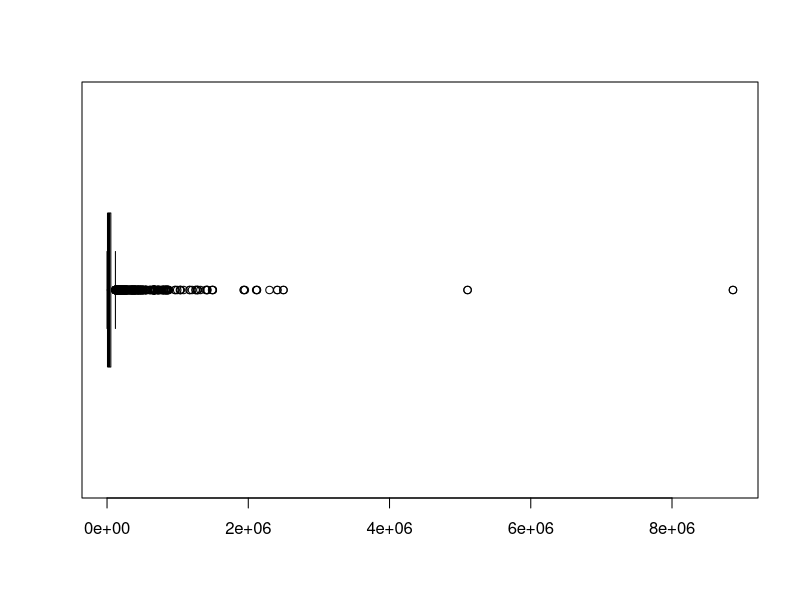
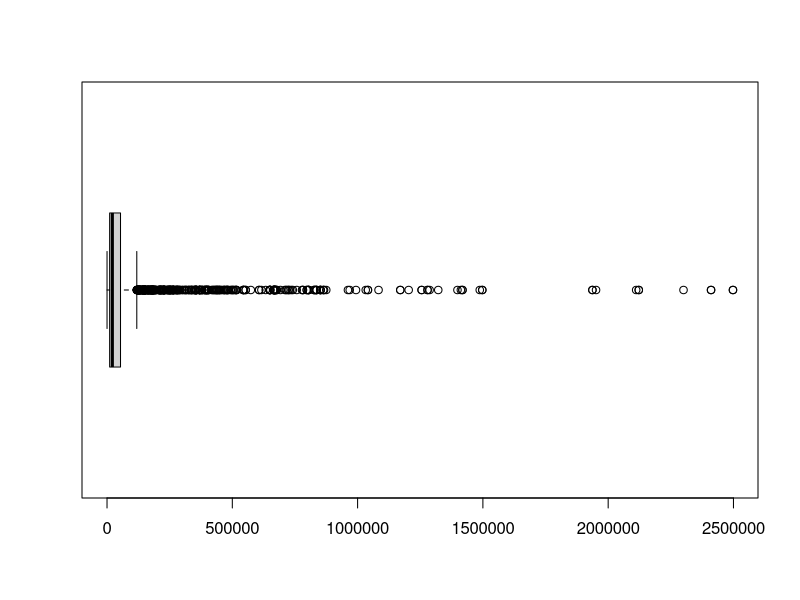
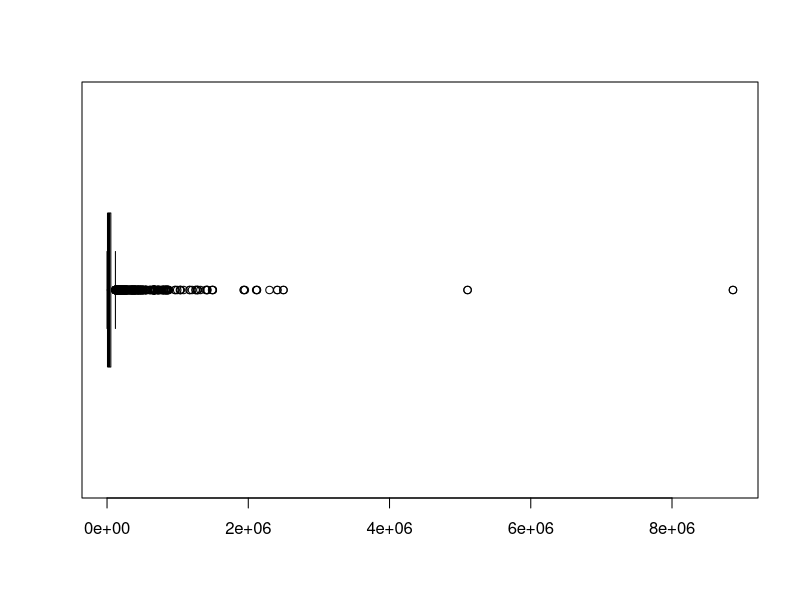
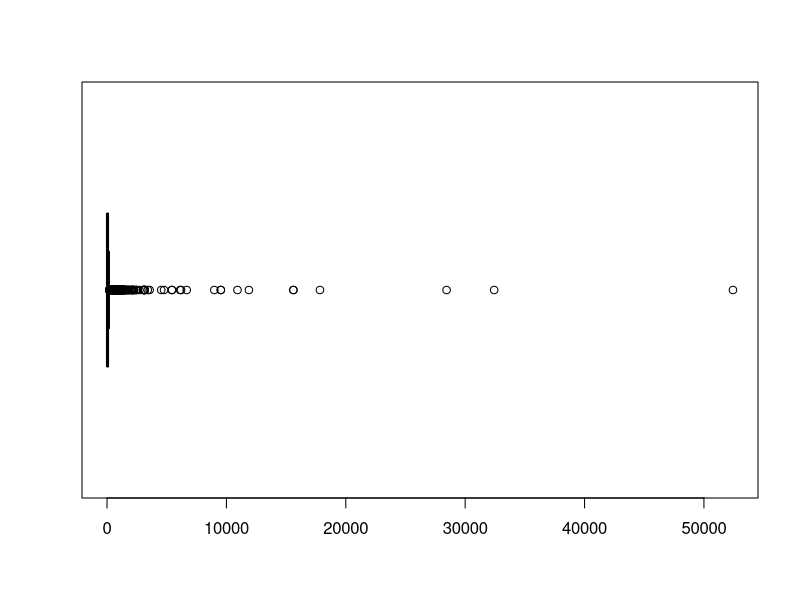
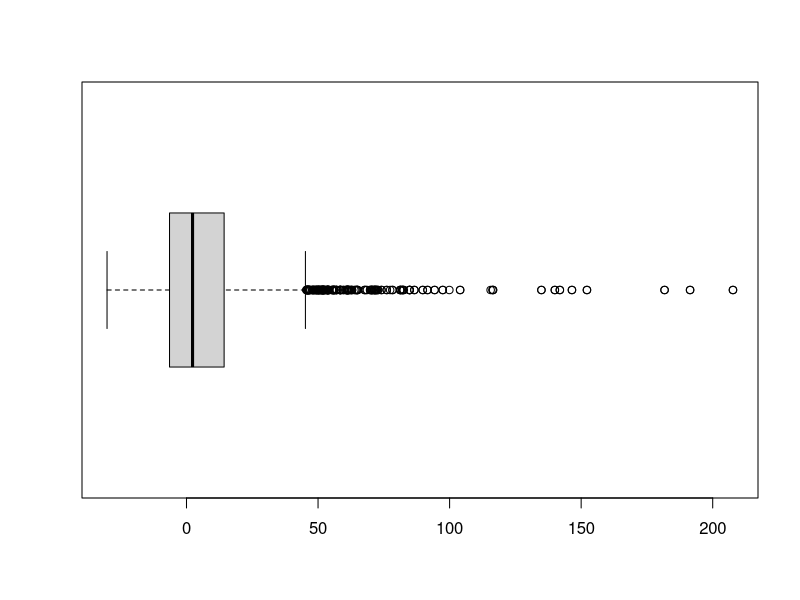
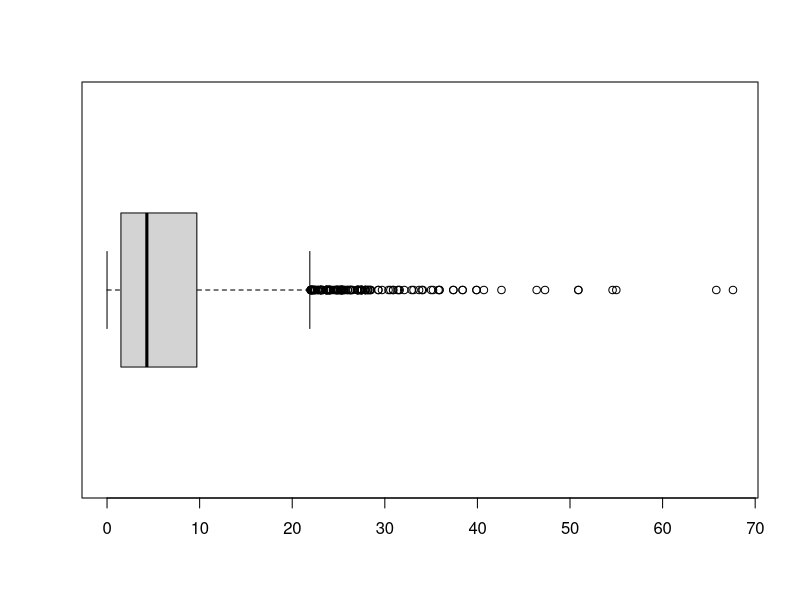
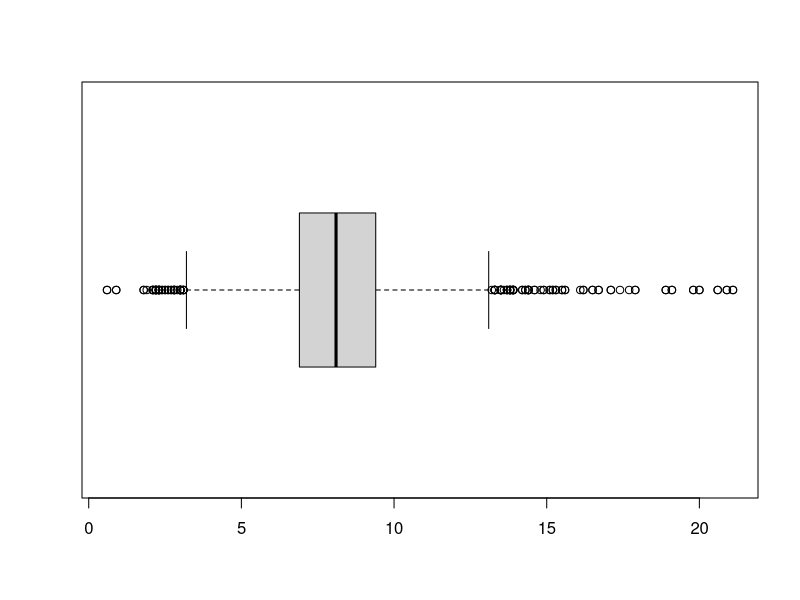
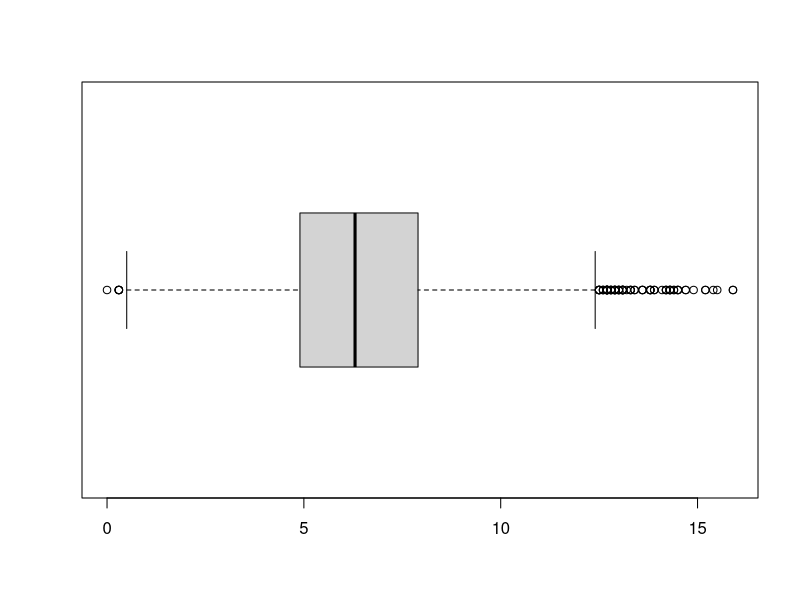

Reproduce these figures in R, in order.
## ---- chunk 1
library(readxl)

# Reading and saving the data 
Counties_Data_Set_1<-read_excel("Counties Data Set 1.xlsx")
Counties_Data_Set_2<-read_excel("Counties Data Set 2.xlsx")
Counties_Data_Set_3<-read_excel("Counties Data Set 1.xlsx")

# Binding all the data into one variable 
mydata<-rbind(Counties_Data_Set_1,Counties_Data_Set_2,Counties_Data_Set_3)
attach(mydata)
library(data.table)
## ---- chunk 2
# library(readxl) - Calling the package 

# Reading and saving the data 
# Counties_Data_Set_1<-read_excel("Counties Data Set 1.xlsx") - Reads from File 1
# Counties_Data_Set_2<-read_excel("Counties Data Set 2.xlsx") - Reads from File 2
# Counties_Data_Set_3<-read_excel("Counties Data Set 1.xlsx") - Reads from File 3

# Binding all the data into one variable 
# mydata<-rbind(Counties_Data_Set_1,Counties_Data_Set_2,Counties_Data_Set_3) - combines the data
## ---- chunk 3
attach(mydata)
(colMeans(is.na(mydata)))*100 #Prints out the percentage of NAs in each column
## ---- chunk 4
boxplot(mydata$Pop,horizontal=TRUE) # Original Boxplot
#Outliers exist above 3x10^6
mean1<-mean(Pop)
mydata$Pop[mydata$Pop>3000000]<-mean1 #Replaces outliers with mean
boxplot(mydata$Pop,horizontal=TRUE) # New Boxplot

## ---- chunk 5
#Pop.Density
#Outlier values seem to exist above 15000.
mean2<-mean(Pop.Density)
mydata$Pop.Density[mydata$Pop.Density>15000]<-mean2

#Pop.Change
#Outliers exist above 150
mean3<-mean(mydata$Pop.Change)
mydata$Pop.Change[mydata$Pop.Change>150]<-mean3


#Farm
#Outlier values exist above 60.
mean4<-mean(mydata$Farm)
mydata$Farm[mydata$Farm>60]<-mean4

#Age65-74
#No Apparent outliers.

#Age75
#Outliers exist below 1.
mean5<-mean(mydata$Age75)
mydata$Age75[mydata$Age75<1]<-mean5

#Crime
#Outliers exist above 15000.
mean6<-mean(mydata$Crime)
mydata$Crime[mydata$Crime>15000]<-mean6

#College
#Outliers not apparent.

#Income
#Outliers exist below 15000
mean7<-mean(mydata$Income)
mydata$Income[mydata$Income<15000]<-mean7


#Democrat
#Outliers are below 20 and above 80
mean8<-mean(mydata$Democrat)
mydata$Democrat[mydata$Democrat<20]<-mean8
mydata$Democrat[mydata$Democrat>80]<-mean8

#Republican
#No Apparent Outliers

#White
#No Apparent Outliers

#Black
#No apparent outliers

#Turnout
#Outliers are below 20 and above 80.
mean9<-mean(mydata$Turnout)
mydata$Turnout[mydata$Turnout<20]<-mean9
mydata$Turnout[mydata$Turnout>80]<-mean9

## ---- chunk 6
#Minimum
my_min<-function(x){
  a<-x[1]
  for (i in x){
  if (i<a){a<-i}}
return(a)
}

#Maximum
my_max<-function(x){
  a<-x[1]
  for (i in x){
    if (i>a){a<-i}}
  return(a)
}

#Mean
my_mean<-function(x){
  total<-0
  for (i in x){total<-total+i}
  l<-length(x)
  meen<-total/l
  return(meen)}

#Median
my_median<-function(x){
  sorted<-sort(x)
  l<-length(x)
  med_l<-l/2
  if (med_l%%1!=0){
    a<-sorted[ceiling(med_l)]
    return(a)
  }else{
    a<-sorted[med_l]
    b<-sorted[med_l+1]
    c<-(a+b)/2
    return(c)
  }
} 

#Standard Deviation
my_sd<-function(x){
  a<-sqrt(sum((x-mean(x))^2/(length(x)-1)))
  return(a)
}


my_summary<-function(x){
  min<-my_min(x)
  max<-my_max(x)
  mean<-my_mean(x)
  median<-my_median(x)
  sd<-my_sd(x)
  result<-list(min,max,mean,median,sd)
  return(result)
}

## ---- chunk 7
`Population Density`<-as.numeric(my_summary(mydata$Pop.Density))
`Population Density`
## ---- chunk 8
#STAT 206 Final Project
#Name: Ammar Khalid
#Roll No.: 241547086


### Creating the complete Dataset ### 
#1. Installed readxl and Rcpp to view xlsx files
#2. Opening the xlsx files
#Had to rename the column names as some had different capitalizations and rbind did not accept that.
library(readxl)
Counties_Data_Set_1<-read_excel("Counties Data Set 1.xlsx")
Counties_Data_Set_2<-read_excel("Counties Data Set 2.xlsx")
Counties_Data_Set_3<-read_excel("Counties Data Set 1.xlsx")
#3. Binding all the data into one variable
original_data<-rbind(Counties_Data_Set_1,Counties_Data_Set_2,Counties_Data_Set_3)
mydata<-rbind(Counties_Data_Set_1,Counties_Data_Set_2,Counties_Data_Set_3)
attach(mydata)
### Calculating percentage of missing data for each column and replacing the NAs ###
(colMeans(is.na(mydata)))*100 #Prints out the percentage of NAs in each column

#The percentage missing data is relatively low, just under 2%.
#The Best way to deal with this missing Data would be to replace its NAs with average.
mydata$Age75[is.na(Age75)]=mean(Age75,na.rm=TRUE)
mydata$Crime[is.na(Crime)]=mean(Crime,na.rm=TRUE)
mydata$Income[is.na(Income)]=mean(Income,na.rm=TRUE)
mydata$Democrat[is.na(Democrat)]=mean(Democrat,na.rm=TRUE)
mydata$Republican[is.na(Republican)]=mean(Republican,na.rm=TRUE)
mydata$Turnout[is.na(Turnout)]=mean(Turnout,na.rm=TRUE)

(colMeans(is.na(mydata)))*100 #Prints out the percentage of NAs in each column

### Checking and Removing the Outliers in the data ###

#I will be using a boxplot to check for outliers and any clear outliers will be replaced with the average of the column to avoid other data from being skued. 
#Non-Apparent outliers will be kept in.

#Pop
boxplot(mydata$Pop,horizontal=TRUE)
#Outliers exist above 3x10^6.
mean1<-mean(Pop)
mydata$Pop[mydata$Pop>3000000]<-mean1


#Pop.Density
boxplot(mydata$Pop.Density,horizontal=TRUE)
#Outlier values seem to exist above 15000.
mean2<-mean(Pop.Density)
mydata$Pop.Density[mydata$Pop.Density>15000]<-mean2

#Pop.Change
boxplot(mydata$Pop.Change,horizontal=TRUE)
#Outliers exist above 150
mean3<-mean(mydata$Pop.Change)
mydata$Pop.Change[mydata$Pop.Change>150]<-mean3


#Farm
boxplot(mydata$Farm,horizontal=TRUE)
#Outlier values exist above 60.
mean4<-mean(mydata$Farm)
mydata$Farm[mydata$Farm>60]<-mean4

#Age65-74
boxplot(mydata$`Age65-74`,horizontal=TRUE)
#No Apparent outliers.

#Age75
boxplot(mydata$Age75,horizontal=TRUE)
#Outliers exist below 1.
mean5<-mean(mydata$Age75)
mydata$Age75[mydata$Age75<1]<-mean5

#Crime
boxplot(mydata$Crime,horizontal=TRUE)
#Outliers exist above 15000.
mean6<-mean(mydata$Crime)
mydata$Crime[mydata$Crime>15000]<-mean6

#College
boxplot(College,horizontal=TRUE)
#Outliers not apparent.

#Income
boxplot(mydata$Income,horizontal=TRUE)
#Outliers exist below 15000
mean7<-mean(mydata$Income)
mydata$Income[mydata$Income<15000]<-mean7


#Democrat
boxplot(mydata$Democrat,horizontal=TRUE)
#Outliers are below 20 and above 80
mean8<-mean(mydata$Democrat)
mydata$Democrat[mydata$Democrat<20]<-mean8
mydata$Democrat[mydata$Democrat>80]<-mean8

#Republican
boxplot(Republican,horizontal=TRUE)
#No Apparent Outliers

#White
boxplot(White,horizontal=TRUE)
#No Apparent Outliers

#Black
boxplot(Black,horizontal=TRUE)
#No apparent outliers

#Turnout
boxplot(mydata$Turnout,horizontal=TRUE)
#Outliers are below 20 and above 80.
mean9<-mean(mydata$Turnout)
mydata$Turnout[mydata$Turnout<20]<-mean9
mydata$Turnout[mydata$Turnout>80]<-mean9


### Calculating the Summary ###
#Minimum
my_min<-function(x){
  a<-x[1]
  for (i in x){
  if (i<a){a<-i}}
return(a)
}

#Maximum
my_max<-function(x){
  a<-x[1]
  for (i in x){
    if (i>a){a<-i}}
  return(a)
}

#Mean
my_mean<-function(x){
  total<-0
  for (i in x){total<-total+i}
  l<-length(x)
  meen<-total/l
  return(meen)}

#Median
my_median<-function(x){
  sorted<-sort(x)
  l<-length(x)
  med_l<-l/2
  if (med_l%%1!=0){
    a<-sorted[ceiling(med_l)]
    return(a)
  }else{
    a<-sorted[med_l]
    b<-sorted[med_l+1]
    c<-(a+b)/2
    return(c)
  }
} 

#Standard Deviation
my_sd<-function(x){
  a<-sqrt(sum((x-mean(x))^2/(length(x)-1)))
  return(a)
}


my_summary<-function(x){
  min<-my_min(x)
  max<-my_max(x)
  mean<-my_mean(x)
  median<-my_median(x)
  sd<-my_sd(x)
  result<-list(min,max,mean,median,sd)
  return(result)
}

### Performing the Data analysis ###

`Population Density`<-as.numeric(my_summary(mydata$Pop.Density))
Population<-as.numeric(my_summary(mydata$Pop))
`Population Change`<-as.numeric(my_summary(mydata$Pop.Change))
`Age 65-74`<-as.numeric(my_summary(mydata$`Age65-74`))
`Age 75`<-as.numeric(my_summary(mydata$Age75))
Crime<-as.numeric(my_summary(mydata$Crime))
College<-as.numeric(my_summary(mydata$College))
Income<-as.numeric(my_summary(mydata$Income))
Farm<-as.numeric(my_summary(mydata$Farm))
Democrat<-as.numeric(my_summary(mydata$Democrat))
Republican<-as.numeric(my_summary(mydata$Republican))
White<-as.numeric(my_summary(mydata$White))
Black<-as.numeric(my_summary(mydata$Black))
Turnout<-as.numeric(my_summary(mydata$Turnout))

df<-data.frame(`Population Density`,Population,`Population Change`,`Age 65-74`,`Age 75`,Crime,College,Income,Farm,Democrat,Republican,White,Black,Turnout)
rownames(df) <- c("Min","Max","Mean","Median","SD")
## ---- chunk 9

df<-data.frame(`Population Density`,Population,`Population Change`,`Age 65-74`,`Age 75`,Crime,College,Income,Farm,Democrat,Republican,White,Black,Turnout)
rownames(df) <- c("Min","Max","Mean","Median","SD")
df_table<-setDT(df)
print(df_table)
## ---- chunk 10

my_summary2<-function(x){
  mean<-my_mean(x)
  sd<-my_sd(x)
  result<-list(mean,sd)
  return(result)
}
Pop.D<-as.numeric(my_summary2(mydata$Pop.Density))
Pop.C<-as.numeric(my_summary2(mydata$Pop.Change))
Democrats<-as.numeric(my_summary2(mydata$Democrat))
Republicans<-as.numeric(my_summary2(mydata$Republican))
White1<-as.numeric(my_summary2(mydata$White))
Black1<-as.numeric(my_summary2(mydata$Black))
Turnout1<-as.numeric(my_summary2(mydata$Turnout))

df2<-data.frame(Pop.D,Pop.C,Democrats,Republicans,White1,Black1,Turnout1)
rownames(df2)<-c('AVG','SD')
## ---- chunk 11
library(ggplot2)
library(data.table)
## ---- chunk 12
df2_table<-setDT(df2)
df2_table


# Grouped Bar Plot
barplot(t(as.matrix(df2)),beside=TRUE,legend=TRUE)

ggplot(mydata, aes(x = State, y = White)) + 
  geom_bar(stat = "summary", fun = "mean")

ggplot(mydata, aes(x = State, y = Black)) + 
  geom_bar(stat = "summary", fun = "mean")

